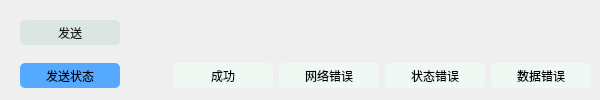
   <widget class="QWidget" name="tab_5">
    <attribute name="title">
     <string>完成分拣</string>
    </attribute>
    <widget class="QPushButton" name="pb_Send_5">
     <property name="geometry">
      <rect>
       <x>20</x>
       <y>20</y>
       <width>100</width>
       <height>25</height>
      </rect>
     </property>
     <property name="minimumSize">
      <size>
       <width>100</width>
       <height>25</height>
      </size>
     </property>
     <property name="styleSheet">
      <string notr="true">background: rgb(220, 230, 225);
border-color: rgb(0, 0, 0);
border-radius: 5px;
color:rgb(24, 28, 27);</string>
     </property>
     <property name="text">
      <string>发送</string>
     </property>
    </widget>
    <widget class="QWidget" name="layoutWidget_7">
     <property name="geometry">
      <rect>
       <x>20</x>
       <y>60</y>
       <width>571</width>
       <height>31</height>
      </rect>
     </property>
     <layout class="QGridLayout" name="gridLayout_9">
      <item row="0" column="3">
       <widget class="QLabel" name="lb_State_NetError_5">
        <property name="minimumSize">
         <size>
          <width>100</width>
          <height>25</height>
         </size>
        </property>
        <property name="styleSheet">
         <string notr="true">border-radius: 5px;
background-color: rgb(240, 248, 244);</string>
        </property>
        <property name="text">
         <string>网络错误</string>
        </property>
        <property name="alignment">
         <set>Qt::AlignCenter</set>
        </property>
       </widget>
      </item>
      <item row="0" column="5">
       <widget class="QLabel" name="lb_State_Data_Error_5">
        <property name="minimumSize">
         <size>
          <width>100</width>
          <height>25</height>
         </size>
        </property>
        <property name="styleSheet">
         <string notr="true">border-radius: 5px;
background-color: rgb(240, 248, 244);</string>
        </property>
        <property name="text">
         <string>数据错误</string>
        </property>
        <property name="alignment">
         <set>Qt::AlignCenter</set>
        </property>
       </widget>
      </item>
      <item row="0" column="2">
       <widget class="QLabel" name="lb_State_Succeed_5">
        <property name="minimumSize">
         <size>
          <width>100</width>
          <height>25</height>
         </size>
        </property>
        <property name="styleSheet">
         <string notr="true">border-radius: 5px;
background-color: rgb(240, 248, 244);</string>
        </property>
        <property name="text">
         <string>成功</string>
        </property>
        <property name="alignment">
         <set>Qt::AlignCenter</set>
        </property>
       </widget>
      </item>
      <item row="0" column="0">
       <widget class="QLabel" name="label_11">
        <property name="minimumSize">
         <size>
          <width>100</width>
          <height>25</height>
         </size>
        </property>
        <property name="maximumSize">
         <size>
          <width>16777215</width>
          <height>25</height>
         </size>
        </property>
        <property name="styleSheet">
         <string notr="true">border-radius: 5px;
background-color: rgb(85, 170, 255);</string>
        </property>
        <property name="text">
         <string>发送状态</string>
        </property>
        <property name="alignment">
         <set>Qt::AlignCenter</set>
        </property>
       </widget>
      </item>
      <item row="0" column="4">
       <widget class="QLabel" name="lb_State_StateError_5">
        <property name="minimumSize">
         <size>
          <width>100</width>
          <height>25</height>
         </size>
        </property>
        <property name="styleSheet">
         <string notr="true">border-radius: 5px;
background-color: rgb(240, 248, 244);</string>
        </property>
        <property name="text">
         <string>状态错误</string>
        </property>
        <property name="alignment">
         <set>Qt::AlignCenter</set>
        </property>
       </widget>
      </item>
      <item row="0" column="1">
       <spacer name="horizontalSpacer_10">
        <property name="orientation">
         <enum>Qt::Horizontal</enum>
        </property>
        <property name="sizeHint" stdset="0">
         <size>
          <width>40</width>
          <height>20</height>
         </size>
        </property>
       </spacer>
      </item>
     </layout>
    </widget>
   </widget>
